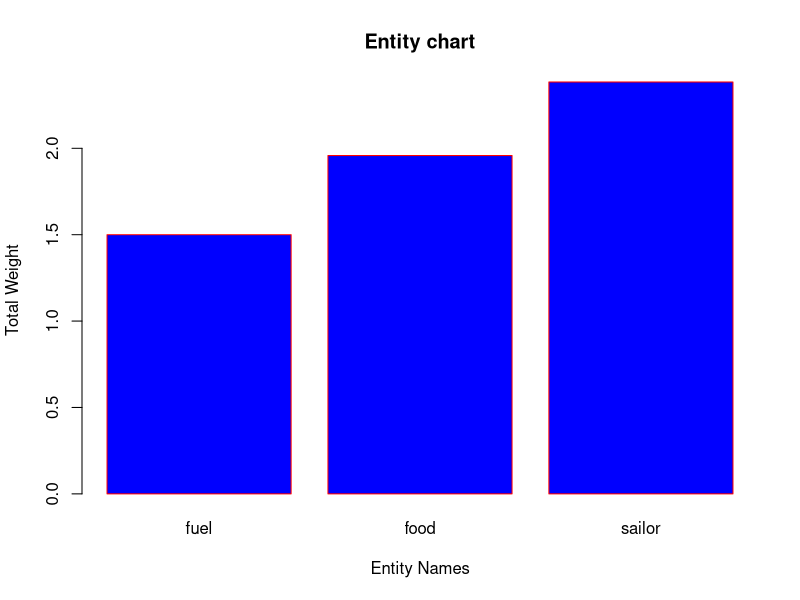

Generate this figure with R:
# Problem 2
batory <- setRefClass("batory", 
  
  fields = list(fuel = "numeric",
                  max_cargo_weight = "numeric",
                  cargo_weight = "numeric",
                  entity = "data.frame"),
    
  methods = list(
    
    build_Batory = function(fuel, max_cargo_weight){
      fuel <<- fuel
      max_cargo_weight <<- max_cargo_weight
      if(fuel > max_cargo_weight){
        return("The fuel sould not greater than max_cargo_weight!")
      }
      cargo_weight <<- fuel
      entity <<- data.frame("name" = "fuel", "weight" = fuel, stringsAsFactors = FALSE )
      return(list("entity" = entity, "cargo_weight" = cargo_weight))
    },
    
    equip_Batory = function(name, equip_weight){
      stopifnot(is.character(name) && is.numeric(equip_weight))
      if(equip_weight + cargo_weight > max_cargo_weight){
        return("This object is too heavy!")
      }else{
        new_entity = c(name, equip_weight)
        entity <<- rbind(entity, new_entity)
        cargo_weight <<- cargo_weight + equip_weight
        
        return(list("entity" = entity, "cargo_weight" = cargo_weight))
      }
    },
    
    embark_sailor = function(sailor_weight){
      if(sailor_weight > max_cargo_weight - fuel){
        return("This sailor is too heavy!")
      }else{
        i <- 1
        list <- c()
        while(sailor_weight + cargo_weight > max_cargo_weight){
          if(i > nrow(entity)){
            return("Sorry, this sailor can not embark.")
          }
          if(entity$name[i] != "fuel" && entity$name[i] != "sailor"){
            list <- c(list, i)
            cargo_weight <<- cargo_weight - as.numeric(entity$weight[i])
          }
          i <- i + 1
        }
        if(length(list) != 0){
          entity <<- entity[-list,]
        }
        equip_Batory("sailor", sailor_weight)
        return(list("entity" = entity, "cargo_weight" = cargo_weight))
      }
    },
    
    print = function(){
      print_result <- list(max_cargo_weight, cargo_weight, fuel, entity)
      names(print_result) <- c("max_cargo_weight", "cargo_weight", "fuel", "entity")
      return(print_result)
    },
    
    plot = function(){
      entity_names <- unique(entity$name)
      weight_list <- vector()
      for(i in entity_names){
        total_weight <- sum(as.numeric(entity[which(entity$name == i),]$weight))
        weight_list <- c(weight_list, total_weight)
      }
      barplot(weight_list, 
              names.arg = entity_names, 
              xlab = "Entity Names",
              ylab = "Total Weight",
              col = "blue",
              main = "Entity chart",
              border = "red")
    }
  ))

ORP_Batory <- batory$new()
ORP_Batory$build_Batory(fuel=1.5,max_cargo_weight=10)

for(i in 1:10){
  weight <- rexp(n = 1, rate = 5)
  ORP_Batory$equip_Batory("food", round(weight, 5))
}

for(i in 1:20){
  sailor_weight <- runif(n = 1, min = 0.08, max = 0.2)
  ORP_Batory$embark_sailor(round(sailor_weight, 5))
}

ORP_Batory$plot()

# Problem 3
# a
multiplication <- function(A, B){
  v_long <- max(nrow(A), ncol(A))
  V <- matrix(nrow = nrow(A), ncol = ncol(B))
  for(i in 1:nrow(A)){
    for(j in 1:ncol(B)){
      elements <- A[i, ] * B[, j]
      V[i, j] <- sum(elements)
    }
  }
  return(V)
}

A <- matrix(1:20, nrow = 5, byrow = TRUE)
B <- t(A)
multiplication(A, B)
print(A%*%B)

#b
library(testthat)
A <- matrix(1:20, nrow = 5, byrow = TRUE)
B <- t(A)
test_that("The output is correct", {
  expect_that(multiplication(A, B), is_equivalent_to(A%*%B))
})
